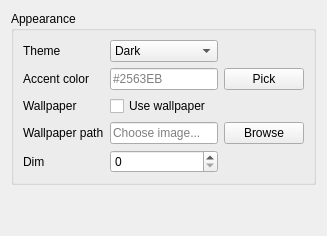
     <widget class="QWidget" name="tabSettings">
      <attribute name="title">
       <string>Settings</string>
      </attribute>
      <layout class="QVBoxLayout" name="settingsMainV">
       <item>
        <widget class="QGroupBox" name="grpAppearance">
         <property name="title">
          <string>Appearance</string>
         </property>
         <layout class="QGridLayout" name="gridAppearance">
          <item row="0" column="0">
           <widget class="QLabel" name="lblTheme">
            <property name="text">
             <string>Theme</string>
            </property>
           </widget>
          </item>
          <item row="0" column="1">
           <widget class="QComboBox" name="comboTheme">
            <item>
             <property name="text">
              <string>Dark</string>
             </property>
            </item>
            <item>
             <property name="text">
              <string>OLED</string>
             </property>
            </item>
            <item>
             <property name="text">
              <string>Light</string>
             </property>
            </item>
           </widget>
          </item>
          <item row="1" column="0">
           <widget class="QLabel" name="lblAccent">
            <property name="text">
             <string>Accent color</string>
            </property>
           </widget>
          </item>
          <item row="1" column="1">
           <widget class="QLineEdit" name="lineAccentColor">
            <property name="placeholderText">
             <string>#2563EB</string>
            </property>
           </widget>
          </item>
          <item row="1" column="2">
           <widget class="QPushButton" name="btnAccentPick">
            <property name="text">
             <string>Pick</string>
            </property>
           </widget>
          </item>
          <item row="2" column="0">
           <widget class="QLabel" name="lblWallpaperEnable">
            <property name="text">
             <string>Wallpaper</string>
            </property>
           </widget>
          </item>
          <item row="2" column="1">
           <widget class="QCheckBox" name="chkWallpaperEnable">
            <property name="text">
             <string>Use wallpaper</string>
            </property>
           </widget>
          </item>
          <item row="3" column="0">
           <widget class="QLabel" name="lblWallpaperPath">
            <property name="text">
             <string>Wallpaper path</string>
            </property>
           </widget>
          </item>
          <item row="3" column="1">
           <widget class="QLineEdit" name="lineWallpaperPath">
            <property name="placeholderText">
             <string>Choose image...</string>
            </property>
           </widget>
          </item>
          <item row="3" column="2">
           <widget class="QPushButton" name="btnWallpaperBrowse">
            <property name="text">
             <string>Browse</string>
            </property>
           </widget>
          </item>
          <item row="4" column="0">
           <widget class="QLabel" name="lblWallpaperDim">
            <property name="text">
             <string>Dim</string>
            </property>
           </widget>
          </item>
          <item row="4" column="1">
           <widget class="QSpinBox" name="spinWallpaperDim" />
          </item>
         </layout>
        </widget>
       </item>
       <item>
        <spacer name="settingsSpacerBottom">
         <property name="orientation">
          <enum>Qt::Orientation::Vertical</enum>
         </property>
         <property name="sizeHint" stdset="0">
          <size>
           <width>20</width>
           <height>40</height>
          </size>
         </property>
        </spacer>
       </item>
      </layout>
     </widget>
